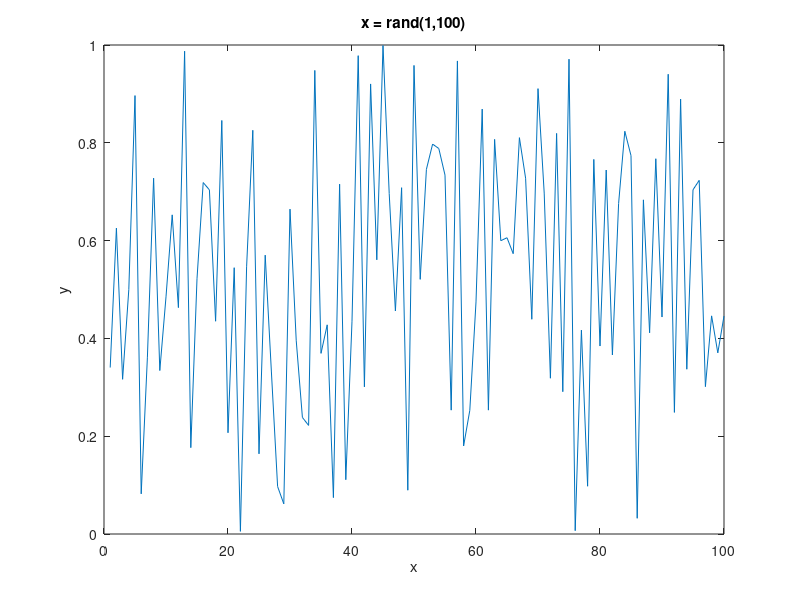

This figure's MATLAB source: (Note: this script raises an error after producing the figure.)
close all;
x = rand(1,100);
figure();
plot(x);
xlabel('x')
ylabel('y')
title('x = rand(1,100)')
figure();
print -dpng ../report/plot1ga.png;
plot(pearson(x,x));
xlabel('Delay')
ylabel('Pearson correlation')
title('Circular correlation of x and x')
print -dpng ../report/plot1gb.png;

# 1gb second part
y = rotate(x,50);
figure();
plot(pearson(x,y))
xlabel('Delay')
ylabel('Pearson correlatin')
title('Pearson correlation of x = rand(1,100) and y = circorr(x, 50)')
print -dpng ../report/plot1gc.png;

close all;
for i = 0:0.4:2
  figure();
  plot(pearson(x+i*(rand(1,100)*2-1), y))
  xlabel('Delay')
  ylabel('Pearson correlation')
  title(['Noise factor = ' mat2str(i)])  
  filename = ["../report/plot" mat2str(i) "noise.png"]
  print -dpng filename
  saveas (1, filename);
  close all;
endfor